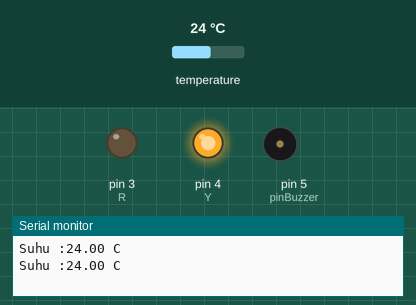
This sketch was run on a simulated Arduino Uno, built with avr-gcc and run on an emulated ATmega328P. On the bench: output pins drawn as LEDs (lit = HIGH), buzzer (waves = sounding, pin HIGH), the last lines printed to the serial monitor. The test bench sets the inputs (shaded band); at power-on: temperature 24 °C.

Above: at 3.3 s.
3.4 s: temperature set to 30.4 °C
5.9 s: temperature set to 31.3 °C
At 7.2 s:
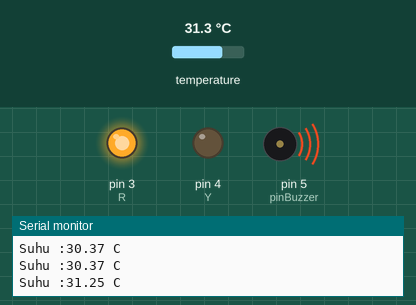
8.4 s: temperature set to 30.3 °C
11.3 s: temperature set to 29.2 °C
At 11.9 s:
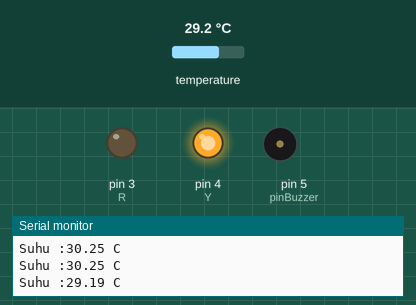
13.8 s: temperature set to 33 °C
At 15.7 s:
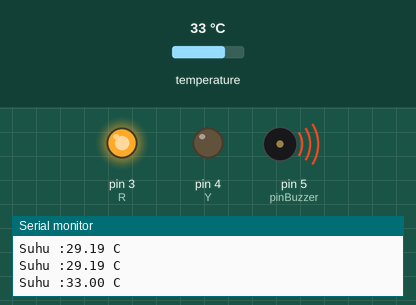
Timing chart, 0 to 17.2 s (numbered marks = the images above; inputs shaded):
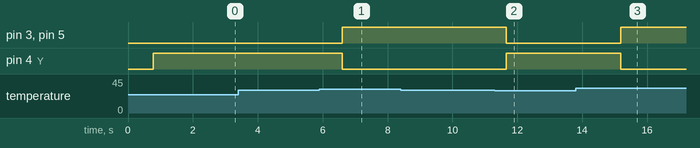

Measured:
- the behaviour switches between 30.9 and 31 °C on temperature (found by bisection; images 0 and 1)
- the behaviour switches between 30 and 29.9 °C on temperature (found by bisection; images 1 and 2)
- after the input at 5.9 s, pin 3 (R), pin 5 (pinBuzzer): LOW → HIGH after 0.70 s; pin 4 (Y): HIGH → LOW after 0.70 s
- after the input at 11.3 s, pin 3 (R), pin 5 (pinBuzzer): HIGH → LOW after 0.36 s; pin 4 (Y): LOW → HIGH after 0.36 s
- after the input at 13.8 s, pin 3 (R), pin 5 (pinBuzzer): LOW → HIGH after 1.4 s; pin 4 (Y): HIGH → LOW after 1.4 s

The sketch:

Sensor_Suhu.ino
```cpp
//Inisialisasi

#include <OneWire.h>
#include <DallasTemperature.h>
int pinBuzzer = 5;
int sensorSuhu=2;
int R =3;
int Y =4;
OneWire oneWire(sensorSuhu);
DallasTemperature sensors(&oneWire);

void setup() {
  Serial.begin(9600);
  sensors.begin();
  pinMode (pinBuzzer, OUTPUT);
  pinMode (R,OUTPUT);
  pinMode (Y,OUTPUT);

}

void loop() {
  // Baca Sensor
  sensors.requestTemperatures();
  float bacaSuhu=sensors.getTempCByIndex(0);

  //Print to Serial
  Serial.print("Suhu :");
  Serial.print(bacaSuhu);
  Serial.print(" C");
  Serial.println();//Enter

  //Logic
  if (bacaSuhu < 30){
  digitalWrite(pinBuzzer,LOW);
  digitalWrite(R,LOW);
  digitalWrite(Y,HIGH);
  delay(1000);
  }

  else if (bacaSuhu >= 31){
  digitalWrite(pinBuzzer,HIGH);
  digitalWrite(Y,LOW);
  digitalWrite(R,HIGH);
  delay(1000);
  }

}
```
